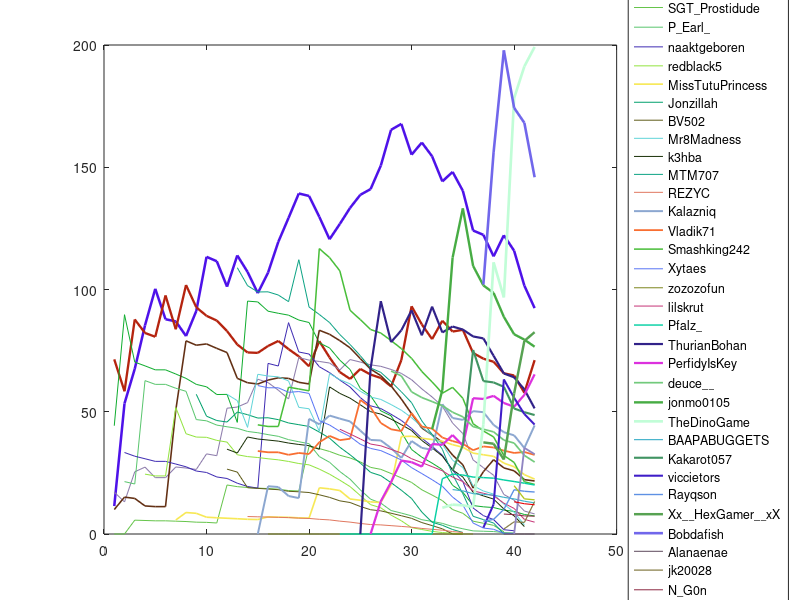

MATLAB code to generate this figure:
clear
close all

%%%%%%%%%%%%%%%%%%%%%%%%%%%%%%%%%%%%%%%%%%%%%%%%%%%%%%%%%%%%%%%%%%%%%%%%%%%
% UltraHardCore Team Selector
%%%%%%%%%%%%%%%%%%%%%%%%%%%%%%%%%%%%%%%%%%%%%%%%%%%%%%%%%%%%%%%%%%%%%%%%%%%
% This code was made to randomly assemble teams for The Diorite Experts
% UltraHardCore. However, this code can also be used for different UHC
% competitions, providing a similar ranking system is adopted.
% See more at: https://github.com/Snodog627/TheDioriteExpertsUHC

% The code at first defines the players and their scores. The players that
% are participating in the current season are then selected and some
% simulation criteria may be specified. New players' scores are denoted by
% NaN.

%% Information
addpath('Data','Functions','Figures')
load('DataS41.mat')

%% Visualization
NoP = size(Players,2);
NoS = size(Seasons,2);
legdata = cell(NoP,1);
for i = 1:NoP
    if ~isnan(Players(i).RankPosition(NoS))
        LineSize = 2*(1 - (Players(i).RankPosition(NoS)+0.5)/NoP);
    else
        LineSize = 0.1;
    end
    Col = rand(1,3);
    legdata{i} = Players(i).PlayerName;
    
    figure(1)
    plot(1:NoS,Players(i).RankHistory,'LineWidth',LineSize,'Color',Col)
    hold on
end
legend(legdata,'location','eastoutside','Interpreter','none')